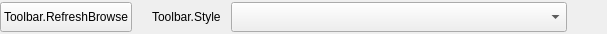
<?xml version="1.0" encoding="UTF-8"?>
<ui version="4.0">
 <class>AFQAquaSourceToolbar</class>
 <widget class="QWidget" name="AFQAquaSourceToolbar">
  <property name="geometry">
   <rect>
    <x>0</x>
    <y>0</y>
    <width>607</width>
    <height>34</height>
   </rect>
  </property>
  <property name="minimumSize">
   <size>
    <width>0</width>
    <height>34</height>
   </size>
  </property>
  <property name="maximumSize">
   <size>
    <width>16777215</width>
    <height>34</height>
   </size>
  </property>
  <property name="windowTitle">
   <string>Form</string>
  </property>
  <layout class="QHBoxLayout" name="horizontalLayout_2">
   <property name="spacing">
    <number>8</number>
   </property>
   <property name="leftMargin">
    <number>0</number>
   </property>
   <property name="topMargin">
    <number>0</number>
   </property>
   <property name="rightMargin">
    <number>0</number>
   </property>
   <property name="bottomMargin">
    <number>0</number>
   </property>
   <item>
    <widget class="QPushButton" name="pushButton_Refresh">
     <property name="minimumSize">
      <size>
       <width>0</width>
       <height>30</height>
      </size>
     </property>
     <property name="maximumSize">
      <size>
       <width>16777215</width>
       <height>30</height>
      </size>
     </property>
     <property name="text">
      <string>Toolbar.RefreshBrowse</string>
     </property>
    </widget>
   </item>
   <item>
    <spacer name="horizontalSpacer_2">
     <property name="orientation">
      <enum>Qt::Horizontal</enum>
     </property>
     <property name="sizeType">
      <enum>QSizePolicy::Fixed</enum>
     </property>
     <property name="sizeHint" stdset="0">
      <size>
       <width>12</width>
       <height>20</height>
      </size>
     </property>
    </spacer>
   </item>
   <item>
    <widget class="QLabel" name="label">
     <property name="sizePolicy">
      <sizepolicy hsizetype="Minimum" vsizetype="Preferred">
       <horstretch>0</horstretch>
       <verstretch>0</verstretch>
      </sizepolicy>
     </property>
     <property name="minimumSize">
      <size>
       <width>0</width>
       <height>30</height>
      </size>
     </property>
     <property name="maximumSize">
      <size>
       <width>16777215</width>
       <height>30</height>
      </size>
     </property>
     <property name="text">
      <string>Toolbar.Style</string>
     </property>
    </widget>
   </item>
   <item>
    <spacer name="horizontalSpacer_3">
     <property name="orientation">
      <enum>Qt::Horizontal</enum>
     </property>
     <property name="sizeType">
      <enum>QSizePolicy::Fixed</enum>
     </property>
     <property name="sizeHint" stdset="0">
      <size>
       <width>2</width>
       <height>20</height>
      </size>
     </property>
    </spacer>
   </item>
   <item>
    <widget class="QComboBox" name="comboBox_Style">
     <property name="sizePolicy">
      <sizepolicy hsizetype="Expanding" vsizetype="Fixed">
       <horstretch>0</horstretch>
       <verstretch>0</verstretch>
      </sizepolicy>
     </property>
     <property name="minimumSize">
      <size>
       <width>0</width>
       <height>30</height>
      </size>
     </property>
     <property name="maximumSize">
      <size>
       <width>16777215</width>
       <height>30</height>
      </size>
     </property>
    </widget>
   </item>
   <item>
    <spacer name="horizontalSpacer">
     <property name="orientation">
      <enum>Qt::Horizontal</enum>
     </property>
     <property name="sizeType">
      <enum>QSizePolicy::Preferred</enum>
     </property>
     <property name="sizeHint" stdset="0">
      <size>
       <width>40</width>
       <height>20</height>
      </size>
     </property>
    </spacer>
   </item>
  </layout>
 </widget>
 <resources/>
 <connections/>
</ui>
